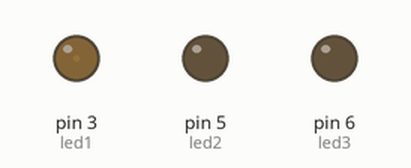
Simulated run of this sketch. Board: Arduino Uno, built with avr-gcc and run on an emulated ATmega328P. Shown: output pins drawn as LEDs (lit = HIGH).

Above: at 0.05 s.
At 1.25 s:
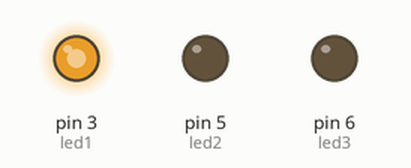
At 2.25 s:
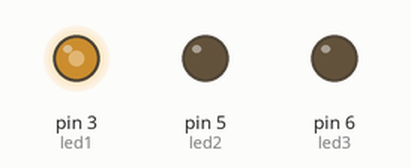
At 4.45 s:
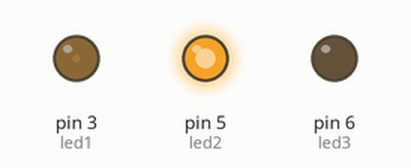
At 6.95 s:
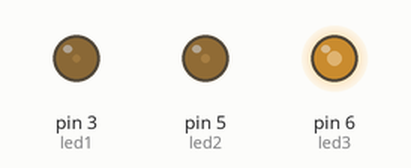
At 8.9 s:
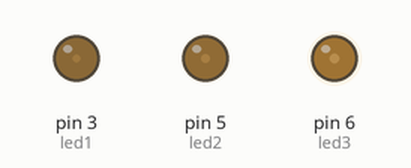
Timing chart, 0 to 11.9 s (numbered marks = the images above):
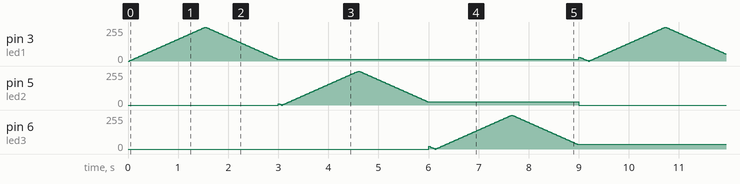

The sketch:

q5.ino
```cpp
int led1 = 3;           // the PWM pin the LED is attached to
int led2 = 5;           // the PWM pin the LED is attached to
int led3 = 6;           // the PWM pin the LED is attached to
int brightness = 0;    // how bright the LED is
int fadeAmount = 5;    // how many points to fade the LED by

// the setup routine runs once when you press reset:
void setup() {
  // declare pin 9 to be an output:
  pinMode(led1, OUTPUT);
  pinMode(led2, OUTPUT);
  pinMode(led3, OUTPUT);
}

// the loop routine runs over and over again forever:
void loop() {

  analogWrite(led2,0);
  analogWrite(led2,0);
    for(int brightness1 = 0;brightness1<500;brightness1 = brightness1+5)
  // set the brightness of pin 9:
  {
    analogWrite(led1, brightness);

  // change the brightness for next time through the loop:
  brightness = brightness + fadeAmount;

  // reverse the direction of the fading at the ends of the fade:
  if (brightness <= 0 || brightness >= 255) {
    fadeAmount = -fadeAmount;
  }
  // wait for 30 milliseconds to see the dimming effect
  delay(30);
  }
  for(int brightness1 = 0;brightness1<500;brightness1 = brightness1+5)
  // set the brightness of pin 9:
  {analogWrite(led2, brightness);

  // change the brightness for next time through the loop:
  brightness = brightness + fadeAmount;

  // reverse the direction of the fading at the ends of the fade:
  if (brightness <= 0 || brightness >= 255) {
    fadeAmount = -fadeAmount;
  }
  // wait for 30 milliseconds to see the dimming effect
  delay(30);
  }  for(int brightness1 = 0;brightness1<500;brightness1 = brightness1+5)
  // set the brightness of pin 9:
  {analogWrite(led3, brightness);

  // change the brightness for next time through the loop:
  brightness = brightness + fadeAmount;

  // reverse the direction of the fading at the ends of the fade:
  if (brightness <= 0 || brightness >= 255) {
    fadeAmount = -fadeAmount;
  }
  // wait for 30 milliseconds to see the dimming effect
  delay(30);
  }
//  // set the brightness of pin 9:
//  analogWrite(led2, brightness);
//
//  // change the brightness for next time through the loop:
//  brightness = brightness + fadeAmount;
//
//  // reverse the direction of the fading at the ends of the fade:
//  if (brightness <= 0 || brightness >= 255) {
//    fadeAmount = -fadeAmount;
//  }
//  // wait for 30 milliseconds to see the dimming effect
//  delay(30);
//
//  // set the brightness of pin 9:
//  analogWrite(led3, brightness);
//
//  // change the brightness for next time through the loop:
//  brightness = brightness + fadeAmount;
//
//  // reverse the direction of the fading at the ends of the fade:
//  if (brightness <= 0 || brightness >= 255) {
//    fadeAmount = -fadeAmount;
//  }
//  // wait for 30 milliseconds to see the dimming effect
//  delay(30);
}
```
